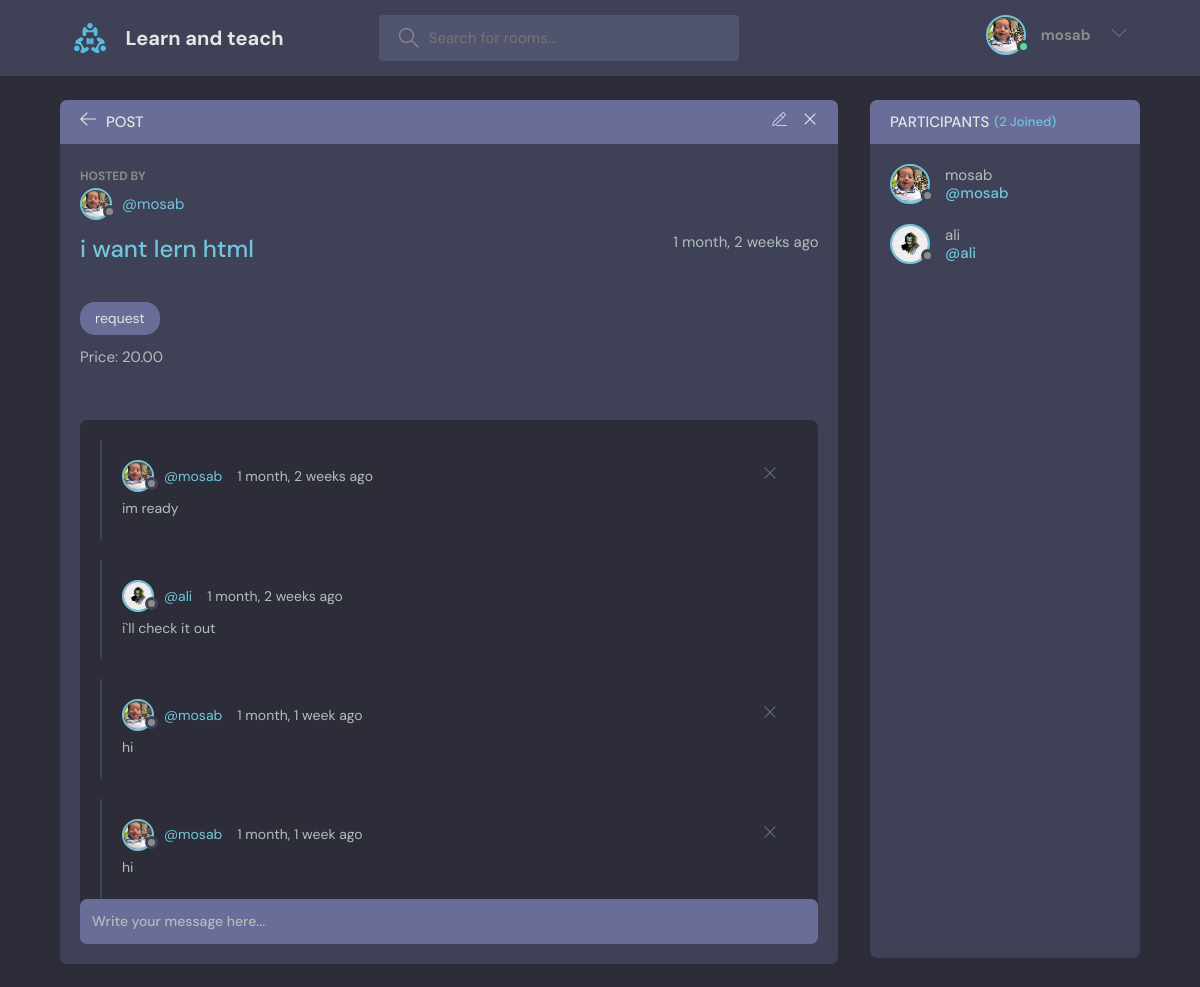
The app's page /room_page/1/ (signed in) with its own data.
### base/models.py (models this page shows, shortened)
class User(AbstractUser):
    name = models.CharField(max_length=200,null=True)
    email = models.EmailField(unique=True,null=True)
    bio = models.TextField(null=True)
    avatar = models.ImageField(null=True,default="avatar.svg")
    USERNAME_FIELD = 'email'
    REQUIRED_FIELDS = []

class Room(models.Model):
    host=models.ForeignKey(User,on_delete=models.SET_NULL,null=True)
    topic=models.ForeignKey(Topic,on_delete=models.SET_NULL,null=True)
    name = models.CharField(max_length=200)
    price = models.DecimalField(max_digits=6,decimal_places=2)
    description = models.TextField(null=True,blank=True)
    participants = models.ManyToManyField(User,related_name='participants',blank=True)
    updated = models.DateTimeField(auto_now=True)
    created = models.DateTimeField(auto_now_add=True)
    class Mata:
        ordering = ['updated','created']

class Topic(models.Model):
    name = models.CharField(max_length=200)
    def __str__(self):
        return self.name

class Message(models.Model):
    user = models.ForeignKey(User,on_delete=models.CASCADE)
    room = models.ForeignKey(Room,on_delete=models.CASCADE)
    body = models.TextField()
    updated = models.DateTimeField(auto_now=True)
    created = models.DateTimeField(auto_now_add=True)
    class Mata:
        ordering = ['-updated','-created']

### base/views.py (the view, shortened to what this page needs)
# urls.py: path('room_page/<str:pk>/',views.room,name="room"),
@login_required(login_url='login')
def room(request,pk):
    room=Room.objects.get(id=pk)
    room_messages = room.message_set.all()
    participants=room.participants.all()
    context = {'room':room , 'room_messages' : room_messages ,'participants':participants}
    return render(request,'base/room.html',context)

### base/templates/base/room.html (shortened to what this page needs)
{% extends 'main.html' %}
{% block content %}
<main class="profile-page layout layout--2">
  <div class="container">
    <div class="room">
      <div class="room__top">
        <div class="room__topLeft">
          <a href="{% url 'home' %}">
            <svg version="1.1" xmlns="http://www.w3.org/2000/svg" width="32" height="32" viewBox="0 0 32 32">
              <title>arrow-left</title>
              <path
                d="M13.723 2.286l-13.723 13.714 13.719 13.714 1.616-1.611-10.96-10.96h27.625v-2.286h-27.625l10.965-10.965-1.616-1.607z">
              </path>
            </svg>
          </a>
          <h3>Post</h3>
        </div>
        {% if room.host == request.user %}
        <div class="room__topRight">
          <a href="{% url 'update-room' room.id %}">
          </a>
          <a href="{% url 'delete-room' room.id %}">
            <svg version="1.1" xmlns="http://www.w3.org/2000/svg" width="32" height="32" viewBox="0 0 32 32">
              <title>remove</title>
              <path
                d="M27.314 6.019l-1.333-1.333-9.98 9.981-9.981-9.981-1.333 1.333 9.981 9.981-9.981 9.98 1.333 1.333 9.981-9.98 9.98 9.98 1.333-1.333-9.98-9.98 9.98-9.981z">
              </path>
            </svg>
          </a>
        </div>
        {% endif %}
      </div>
      <div class="room__box scroll">
        <div class="room__header scroll">
          <div class="room__hosted">
            <p>Hosted By</p>
            <a href="{% url 'user-profile' room.host.id %}" class="room__author">
              <div class="avatar avatar--small">
                <img src="{{room.host.avatar.url}}" />
              </div>
              <span>@{{room.host.username}}</span>
            </a>
          </div>
          <div class="room__info">
            <h3>{{room.name}}</h3>
            <span>{{room.created|timesince}} ago</span>
          </div>
          <br>
          <span class="room__topics">{{room.topic}}</span>
          <div class="form__group">
            <label for="room_description">Price: {{room.price}}</label>
        </div>
        </div>
        <div class="room__conversation">
          <div class="threads scroll">
            {% for message in room_messages %}
            <div class="thread">
              <div class="thread__top">
                <div class="thread__author">
                  <a href="{% url 'user-profile' message.user.id %}" class="thread__authorInfo">
                    <div class="avatar avatar--small">
                      <img src="{{message.user.avatar.url}}" />
                    </div>
                    <span>@{{message.user.username}}</span>
                  </a>
                  <span class="thread__date">{{message.created|timesince}} ago</span>
                </div>
                {% if request.user == message.user %}
                <a href="{% url 'delete-message' message.id %}">
                  <div class="thread__delete">
                    <svg version="1.1" xmlns="http://www.w3.org/2000/svg" width="32" height="32" viewBox="0 0 32 32">
                      <title>remove</title>
                      <path
                        d="M27.314 6.019l-1.333-1.333-9.98 9.981-9.981-9.981-1.333 1.333 9.981 9.981-9.981 9.98 1.333 1.333 9.981-9.98 9.98 9.98 1.333-1.333-9.98-9.98 9.98-9.981z">
                      </path>
                    </svg>
                  </div>
                </a>
                {% endif %}
              </div>
              <div class="thread__details">
                {{message.body}}
              </div>
            </div>
            {% endfor %}
          </div>
        </div>
      </div>
      <div class="room__message">
        <form action="" method="POST">
          <input name="body" placeholder="Write your message here..." />
        </form>
      </div>
    </div>
    <div class="participants">
      <h3 class="participants__top">Participants <span>({{participants.count}} Joined)</span></h3>
      <div class="participants__list scroll">
        {% for user in participants %}
        <a href="{%  url 'user-profile' user.id %}" class="participant">
          <div class="avatar avatar--medium">
            <img src="{{user.avatar.url}}" />
          </div>
          <p>
            {{user.name}}
            <span>@{{user.username}}</span>
          </p>
        </a>
        {% endfor %}
      </div>
    </div>
  </div>
</main>
{% endblock content %}

### templates/navbar.html (shortened to what this page needs)
{% load static %}
<header class="header header--loggedIn">
    <div class="container">
        <a href="{% url 'home' %}" class="header__logo">
            <img src="{% static 'images/logo.svg' %}" />
            <h1>Learn and teach</h1>
        </a>
        <form action="{% url 'home' %}" method="GET" class="header__search">
            <label>
            <input  name="q" placeholder="Search for rooms..." />
            </label>
        </form>
        <nav class="header__menu">
            {% if request.user.is_authenticated %}
            <div class="header__user">
            <a href="{% url 'user-profile' user.id %}">
                <div class="avatar avatar--medium active">
                <img src="{{request.user.avatar.url}}" />
                </div>
                <h3><p>{{request.user.username}}</p></h3>
            </a>
            <button class="dropdown-button">
                <svg version="1.1" xmlns="http://www.w3.org/2000/svg" width="32" height="32" viewBox="0 0 32 32">
                <title>chevron-down</title>
                <path d="M16 21l-13-13h-3l16 16 16-16h-3l-13 13z"></path>
                </svg>
            </button>
            </div>
            {% endif %}
        </nav>
    </div>
</header>

### records on screen
User: user.avatar (picture), user.username "mosab", avatar (picture), name "mosab", username "mosab"
Room: host.avatar (picture), host.username "mosab", name "i want lern html", created "1 month, 2 weeks", topic "request", price "20.00"
Message: user.avatar (picture), user.username "mosab", created "1 month, 2 weeks", body "im ready"
Message: user.avatar (picture), user.username "ali", created "1 month, 2 weeks", body "i`ll check it out"
Message: user.avatar (picture), user.username "mosab", created "1 month, 1 week", body "hi"
Message: user.avatar (picture), user.username "mosab", created "1 month, 1 week", body "hi"
User: avatar (picture), name "ali", username "ali"

### other values on screen
{{ participants.count }} "2"
